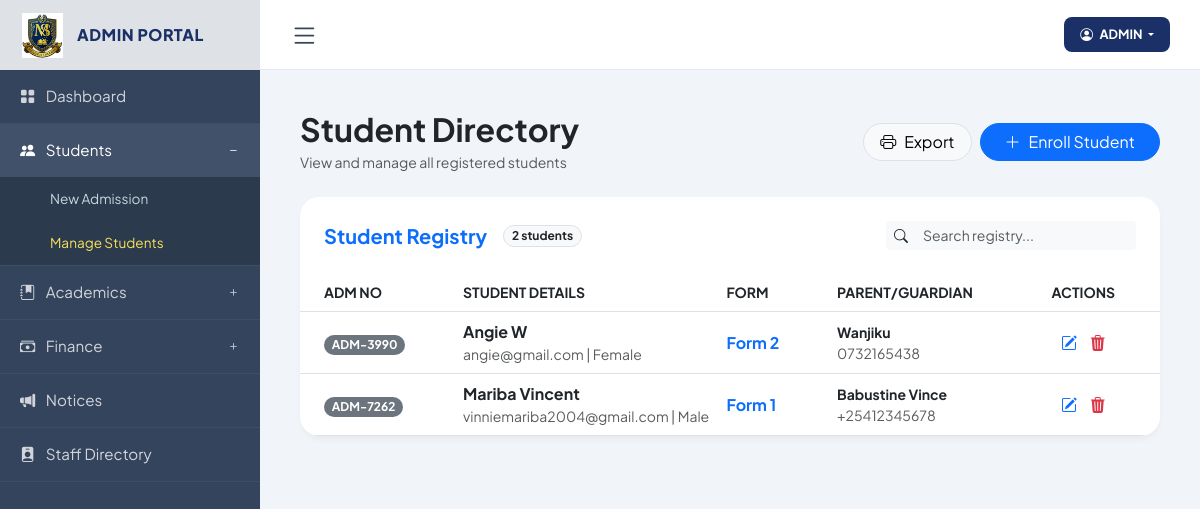
Screenshot of /admin/student_list.php (signed in) with the database file from the repository.
### tables this page shows
CREATE TABLE `students` (
  `student_id` int NOT NULL,
  `user_id` int NOT NULL,
  `adm_no` varchar(20) DEFAULT NULL,
  `full_name` varchar(100) NOT NULL,
  `gender` enum('Male','Female','Other') DEFAULT NULL,
  `form` varchar(20) DEFAULT NULL,
  `email` varchar(100) DEFAULT NULL,
  `dob` date DEFAULT NULL,
  `address` varchar(255) DEFAULT NULL,
  `password` varchar(255) DEFAULT NULL,
  `parent_name` varchar(100) DEFAULT NULL,
  `parent_contact` varchar(20) DEFAULT NULL,
  `status` enum('Active','Suspended','Graduated') DEFAULT 'Active',
  `created_at` timestamp NULL DEFAULT CURRENT_TIMESTAMP
);

### admin/student_list.php (the view, shortened to what this page needs)
<?php
include('../database/db_connect.php');
$students = [];
$s_res = $conn->query("SELECT * FROM students ORDER BY student_id DESC");
if ($s_res) {
    while ($row = $s_res->fetch_assoc()) $students[] = $row;
}
?>
<!DOCTYPE html>
<html lang="en">
<head>
    <link href="https://cdn.jsdelivr.net/npm/bootstrap@5.3.0/dist/css/bootstrap.min.css" rel="stylesheet">
    <link rel="stylesheet" href="https://cdn.jsdelivr.net/npm/bootstrap-icons@1.11.0/font/bootstrap-icons.css">
</head>
<body>
<?php include("includes/sidebar.php"); ?>
<?php include("includes/navbar.php"); ?>
<main class="main-content">
    <div class="d-flex justify-content-between align-items-center mb-4 flex-wrap gap-3">
        <div>
            <h2 class="fw-bold mb-1">Student Directory</h2>
            <p class="text-muted small mb-0">View and manage all registered students</p>
        </div>
        <div class="d-flex gap-2">
            <button class="btn btn-light border rounded-pill px-3" onclick="window.print()">
                <i class="bi bi-printer me-2"></i>Export
            </button>
            <button class="btn btn-primary rounded-pill px-4" onclick="openEnrollModal()">
                <i class="bi bi-plus-lg me-2"></i>Enroll Student
            </button>
        </div>
    </div>
    <div class="card adm-card overflow-hidden">
        <div class="card-header bg-white py-4 px-4 border-0 d-flex justify-content-between align-items-center flex-wrap gap-3">
            <div class="d-flex align-items-center gap-3">
                <h5 class="fw-bold m-0 text-primary">Student Registry</h5>
                <span class="badge rounded-pill bg-light text-dark border">
                    <?php echo count($students); ?> student<?php echo count($students) === 1 ? '' : 's'; ?>
                </span>
            </div>
            <div class="input-group input-group-sm" style="width: 250px;">
                <span class="input-group-text bg-light border-0"><i class="bi bi-search"></i></span>
                <input type="text" id="studentSearch" class="form-control bg-light border-0" placeholder="Search registry...">
            </div>
        </div>
        <?php if (empty($students)): ?>
            <div class="p-5 text-center">
                <i class="bi bi-people fs-1 text-muted d-block mb-3"></i>
                <p class="text-muted mb-0">No students enrolled yet.</p>
                <small class="text-muted">Click <strong>Enroll Student</strong> to add the first one.</small>
            </div>
        <?php else: ?>
            <div class="table-responsive">
                <table class="table table-hover align-middle mb-0" id="studentTable">
                    <thead class="bg-light">
                        <tr class="small text-muted text-uppercase">
                            <th class="ps-4">ADM NO</th>
                            <th class="expand">Student Details</th>
                            <th>Form</th>
                            <th class="expand">Parent/Guardian</th>
                            <th class="text-center pe-4">Actions</th>
                        </tr>
                    </thead>
                    <tbody>
                        <?php foreach ($students as $row): ?>
                            <tr>
                                <td class="ps-4">
                                    <span class="badge bg-secondary rounded-pill"><?php echo htmlspecialchars($row['adm_no'] ?? ''); ?></span>
                                </td>
                                <td class="expand">
                                    <div class="fw-bold"><?php echo htmlspecialchars($row['full_name'] ?? ''); ?></div>
                                    <div class="small text-muted">
                                        <?php echo htmlspecialchars($row['email'] ?? ''); ?>
                                        <?php if (!empty($row['gender'])): ?>
                                            | <?php echo htmlspecialchars($row['gender']); ?>
                                        <?php endif; ?>
                                    </div>
                                </td>
                                <td><span class="fw-bold text-primary"><?php echo htmlspecialchars($row['form'] ?? ''); ?></span></td>
                                <td class="expand">
                                    <div class="small fw-bold"><?php echo htmlspecialchars($row['parent_name'] ?? ''); ?></div>
                                    <div class="small text-muted"><?php echo htmlspecialchars($row['parent_contact'] ?? ''); ?></div>
                                </td>
                                <td class="text-center pe-4">
                                    <button class="btn btn-link text-primary p-0 me-2"
                                            onclick='editStudent(<?php echo json_encode($row, JSON_HEX_APOS | JSON_HEX_QUOT); ?>)'>
                                        <i class="bi bi-pencil-square"></i>
                                    </button>
                                    <form method="POST" class="d-inline" onsubmit="return confirm('Delete this student?');">
                                        <button type="submit" class="btn btn-link text-danger p-0">
                                            <i class="bi bi-trash3-fill"></i>
                                        </button>
                                    </form>
                                </td>
                            </tr>
                        <?php endforeach; ?>
                    </tbody>
                </table>
            </div>
        <?php endif; ?>
    </div>
</main>
<?php include("footer.php"); ?>
</body>
</html>

### admin/student_list.php (style rules this page uses)
:root { --sidebar-bg: #34445c; --sidebar-header: #dee2e6; --primary-blue: #1a3066; --sidebar-width: 260px; }
body { font-family: 'Plus Jakarta Sans', sans-serif; background-color: #f1f5f9; margin: 0; overflow-x: hidden; transition: all 0.3s; }
.main-content { margin-left: var(--sidebar-width); padding: 40px; transition: all 0.3s ease; }
.card { border: none; border-radius: 20px; box-shadow: 0 4px 6px rgba(0,0,0,0.05); }
.adm-card { background: white; border-radius: 20px; border: none; box-shadow: 0 4px 6px -1px rgba(0,0,0,0.05); }
.table th, .table td { white-space: nowrap; width: 1%; }
.table td.expand { width: auto; white-space: normal; }

### rows the page displays
students: adm_no "ADM-3990", full_name "Angie W", email "angie@gmail.com", gender "Female", form "Form 2", parent_name "Wanjiku", parent_contact "0732165438"
students: adm_no "ADM-7262", full_name "Mariba Vincent", email "vinniemariba2004@gmail.com", gender "Male", form "Form 1", parent_name "Babustine Vince", parent_contact "+25412345678"

### other values shown
$admin_display_name "ADMIN"
count($students) "2"
